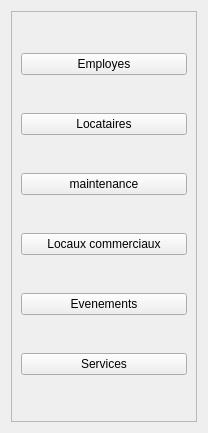
             <widget class="QWidget" name="page">
              <property name="geometry">
               <rect>
                <x>0</x>
                <y>0</y>
                <width>208</width>
                <height>433</height>
               </rect>
              </property>
              <attribute name="icon">
               <iconset>
                <normalon>../../../../equipe slim/service/icons/chevron-down.svg</normalon>
               </iconset>
              </attribute>
              <attribute name="label">
               <string>Menu 1</string>
              </attribute>
              <layout class="QVBoxLayout" name="verticalLayout_8">
               <item>
                <widget class="QFrame" name="frame_10">
                 <property name="frameShape">
                  <enum>QFrame::Shape::StyledPanel</enum>
                 </property>
                 <property name="frameShadow">
                  <enum>QFrame::Shadow::Raised</enum>
                 </property>
                 <layout class="QVBoxLayout" name="verticalLayout_9">
                  <item>
                   <widget class="QPushButton" name="gestionemployeebtn">
                    <property name="styleSheet">
                     <string notr="true">font: 900 italic 10pt &quot;Segoe UI&quot;;</string>
                    </property>
                    <property name="text">
                     <string>Employes</string>
                    </property>
                   </widget>
                  </item>
                  <item>
                   <widget class="QPushButton" name="gestionlocatairesbtn">
                    <property name="styleSheet">
                     <string notr="true">font: 900 italic 10pt &quot;Segoe UI&quot;;</string>
                    </property>
                    <property name="text">
                     <string>Locataires</string>
                    </property>
                   </widget>
                  </item>
                  <item>
                   <widget class="QPushButton" name="gestionmaintenancebtn">
                    <property name="styleSheet">
                     <string notr="true">font: 900 italic 10pt &quot;Segoe UI&quot;;</string>
                    </property>
                    <property name="text">
                     <string>maintenance</string>
                    </property>
                   </widget>
                  </item>
                  <item>
                   <widget class="QPushButton" name="gestionlocauxbtn">
                    <property name="styleSheet">
                     <string notr="true">font: 900 italic 9pt &quot;Segoe UI&quot;;</string>
                    </property>
                    <property name="text">
                     <string>Locaux commerciaux</string>
                    </property>
                   </widget>
                  </item>
                  <item>
                   <widget class="QPushButton" name="gestioneventbtn">
                    <property name="styleSheet">
                     <string notr="true">font: 900 italic 10pt &quot;Segoe UI&quot;;</string>
                    </property>
                    <property name="text">
                     <string>Evenements</string>
                    </property>
                   </widget>
                  </item>
                  <item>
                   <widget class="QPushButton" name="pushButton_16">
                    <property name="styleSheet">
                     <string notr="true">font: 900 italic 10pt &quot;Segoe UI&quot;;</string>
                    </property>
                    <property name="text">
                     <string>Services</string>
                    </property>
                   </widget>
                  </item>
                 </layout>
                </widget>
               </item>
              </layout>
             </widget>
